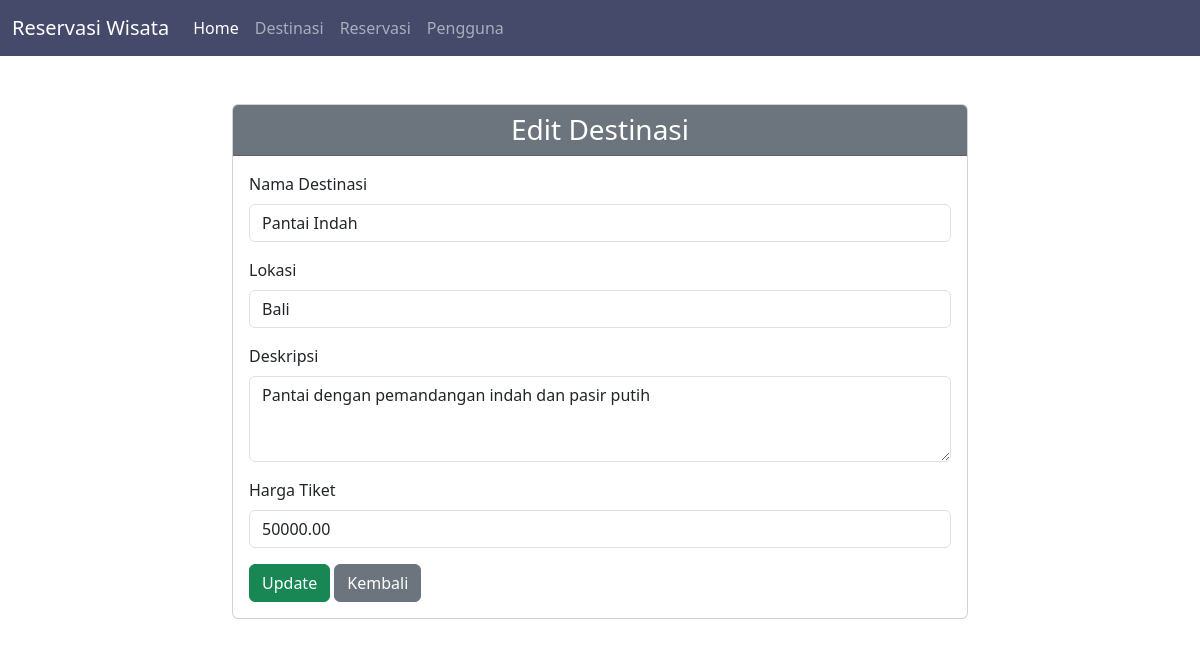
Screenshot of /destinasi/edit/1 with the database file from the repository.
### tables this page shows
CREATE TABLE `destinations` (
  `id_destinasi` int NOT NULL,
  `nama_destinasi` varchar(150) NOT NULL,
  `lokasi` varchar(150) NOT NULL,
  `deskripsi` text,
  `harga_tiket` decimal(10,2) NOT NULL
);

### app/controllers/DestinationsController.php (called while the page is built, shortened)
<?php
require_once '../app/models/Destinations.php';
class DestinasiController {
    private $destinasiModel;
    public function __construct() {
        $this->destinasiModel = new Destinasi();
    }
    public function edit($id_destinasi) {
        $destinasi = $this->destinasiModel->find($id_destinasi);
        require_once __DIR__ . '/../views/destinations/edit.php';
    }
}

### public/index.php (called while the page is built, shortened)
<?php
require_once '../routes.php';

### config/database.php (called while the page is built, shortened)
<?php
class Database {
    private $host = 'localhost';
    private $db_name = 'wisata';
    private $username = 'root';
    private $password = '';
    public function connect() {
        $this->conn = null;
        try {
            $this->conn = new PDO("mysql:host=" . $this->host . ";dbname=" . $this->db_name, $this->username, $this->password);
            $this->conn->setAttribute(PDO::ATTR_ERRMODE, PDO::ERRMODE_EXCEPTION);
        } catch(PDOException $e) {
            echo "Connection error: " . $e->getMessage();
        }
        return $this->conn;
    }
}
?>

### app/models/Destinations.php (called while the page is built, shortened)
<?php
require_once '../config/database.php';
class Destinasi {
    private $db;
    public function __construct() {
        $this->db = (new Database())->connect();
    }
    public function find($id_destinasi) {
        $query = $this->db->prepare("SELECT * FROM destinations WHERE id_destinasi = :id_destinasi");
        $query->bindParam(':id_destinasi', $id_destinasi, PDO::PARAM_INT);
        $query->execute();
        return $query->fetch(PDO::FETCH_ASSOC);
    }
}

### app/views/destinations/edit.php (the view)
<?php
require_once __DIR__ . '/../template/header.php';
?>
    <div class="container mt-5">
        <div class="row justify-content-center">
            <div class="col-md-8">
                <div class="card">
                    <div class="card-header bg-secondary text-white text-center">
                        <h3 class="mb-0">Edit Destinasi</h3>
                    </div>
                    <div class="card-body">
                        <form action="/destinasi/update/<?php echo $destinasi['id_destinasi']; ?>" method="POST">
                            <div class="mb-3">
                                <label for="nama_destinasi" class="form-label">Nama Destinasi</label>
                                <input type="text" id="nama_destinasi" name="nama_destinasi"
                                       value="<?php echo htmlspecialchars($destinasi['nama_destinasi']); ?>"
                                       class="form-control" required>
                            </div>
                            <div class="mb-3">
                                <label for="lokasi" class="form-label">Lokasi</label>
                                <input type="text" id="lokasi" name="lokasi"
                                       value="<?php echo htmlspecialchars($destinasi['lokasi']); ?>"
                                       class="form-control" required>
                            </div>
                            <div class="mb-3">
                                <label for="deskripsi" class="form-label">Deskripsi</label>
                                <textarea id="deskripsi" name="deskripsi"
                                          class="form-control" rows="3" required><?php echo htmlspecialchars($destinasi['deskripsi']); ?></textarea>
                            </div>
                            <div class="mb-3">
                                <label for="harga_tiket" class="form-label">Harga Tiket</label>
                                <input type="number" id="harga_tiket" name="harga_tiket"
                                       value="<?php echo htmlspecialchars($destinasi['harga_tiket']); ?>"
                                       class="form-control" required>
                            </div>
                            <div>
                                <button type="submit" class="btn btn-success">Update</button>
                                <a href="/destinasi/index" class="btn btn-secondary">Kembali</a>
                            </div>
                        </form>
                    </div>
                </div>
            </div>
        </div>
    </div>
<?php
require_once __DIR__ . '/../template/footer.php';
?>

### rows the page displays
destinations: nama_destinasi "Pantai Indah", lokasi "Bali", deskripsi "Pantai dengan pemandangan indah dan pasir putih", harga_tiket "50000.00"
